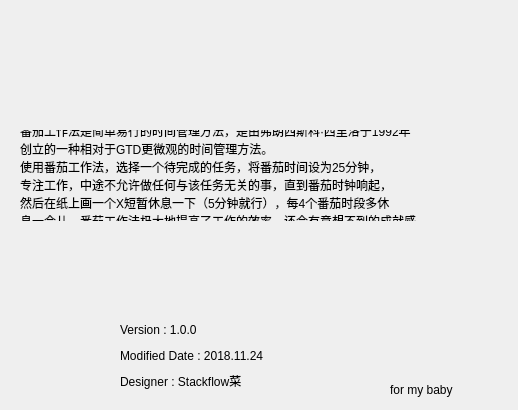
<?xml version="1.0" encoding="UTF-8"?>
<ui version="4.0">
 <class>AboutIntroDialog</class>
 <widget class="QDialog" name="AboutIntroDialog">
  <property name="geometry">
   <rect>
    <x>0</x>
    <y>0</y>
    <width>518</width>
    <height>410</height>
   </rect>
  </property>
  <property name="windowTitle">
   <string>介绍</string>
  </property>
  <widget class="QLabel" name="label_background">
   <property name="geometry">
    <rect>
     <x>0</x>
     <y>0</y>
     <width>521</width>
     <height>411</height>
    </rect>
   </property>
   <property name="styleSheet">
    <string notr="true">image: url(:/pic/4.png);</string>
   </property>
   <property name="text">
    <string/>
   </property>
  </widget>
  <widget class="QLabel" name="label_pic1">
   <property name="geometry">
    <rect>
     <x>390</x>
     <y>280</y>
     <width>111</width>
     <height>91</height>
    </rect>
   </property>
   <property name="styleSheet">
    <string notr="true">image: url(:/pic/1.png);</string>
   </property>
   <property name="text">
    <string/>
   </property>
  </widget>
  <widget class="QLabel" name="label_pic2">
   <property name="geometry">
    <rect>
     <x>10</x>
     <y>10</y>
     <width>121</width>
     <height>91</height>
    </rect>
   </property>
   <property name="styleSheet">
    <string notr="true">image: url(:/pic/3.png);</string>
   </property>
   <property name="text">
    <string/>
   </property>
  </widget>
  <widget class="QLabel" name="label_intro_4">
   <property name="geometry">
    <rect>
     <x>20</x>
     <y>130</y>
     <width>491</width>
     <height>91</height>
    </rect>
   </property>
   <property name="styleSheet">
    <string notr="true">font: 10pt &quot;幼圆&quot;;</string>
   </property>
   <property name="text">
    <string>番茄工作法是简单易行的时间管理方法，是由弗朗西斯科·西里洛于1992年
创立的一种相对于GTD更微观的时间管理方法。
使用番茄工作法，选择一个待完成的任务，将番茄时间设为25分钟，
专注工作，中途不允许做任何与该任务无关的事，直到番茄时钟响起，
然后在纸上画一个X短暂休息一下（5分钟就行），每4个番茄时段多休
息一会儿，番茄工作法极大地提高了工作的效率，还会有意想不到的成就感。</string>
   </property>
  </widget>
  <widget class="QLabel" name="label_intro_5">
   <property name="geometry">
    <rect>
     <x>390</x>
     <y>380</y>
     <width>181</width>
     <height>19</height>
    </rect>
   </property>
   <property name="styleSheet">
    <string notr="true">font: 12pt &quot;Eras Bold ITC&quot;;</string>
   </property>
   <property name="text">
    <string>for my baby </string>
   </property>
  </widget>
  <widget class="QWidget" name="">
   <property name="geometry">
    <rect>
     <x>120</x>
     <y>320</y>
     <width>219</width>
     <height>71</height>
    </rect>
   </property>
   <layout class="QGridLayout" name="gridLayout">
    <item row="0" column="0">
     <widget class="QLabel" name="label_intro_3">
      <property name="styleSheet">
       <string notr="true">font: 12pt &quot;Eras Bold ITC&quot;;</string>
      </property>
      <property name="text">
       <string>Version : 1.0.0</string>
      </property>
     </widget>
    </item>
    <item row="1" column="0">
     <widget class="QLabel" name="label_intro_2">
      <property name="styleSheet">
       <string notr="true">font: 12pt &quot;Eras Bold ITC&quot;;</string>
      </property>
      <property name="text">
       <string>Modified Date : 2018.11.24</string>
      </property>
     </widget>
    </item>
    <item row="2" column="0">
     <widget class="QLabel" name="label_intro">
      <property name="styleSheet">
       <string notr="true">font: 12pt &quot;Eras Bold ITC&quot;;</string>
      </property>
      <property name="text">
       <string>Designer : Stackflow菜</string>
      </property>
     </widget>
    </item>
   </layout>
  </widget>
 </widget>
 <resources/>
 <connections/>
</ui>
